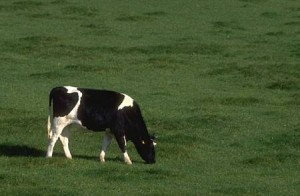
#> input picture Image_denoising_segmentation-master/data/cow.jpg, 300 x 196 px, given in place of GMM.png, which was not available
$ python noisy.py
#> lines starting #> are read from the running program, lines starting #| are printed output that depends on the picture; after the words box and inside, x2 and y2 are one past the last pixel; in counts of white or black regions, pixels touching at a corner belong together; pictures that were not available may be replaced by others from this repository, and a replacement may not be noted
import cv2
import random

def apply_threshold_and_noise(image_path, threshold_value, noise_prop, output_path):
  """
  Loads an image, applies thresholding, adds salt-and-pepper noise, and saves it.

  Args:
      image_path: Path to the input image file.
      threshold_value: Threshold value for binarization.
      noise_prop: Proportion of pixels to add noise to (0.0 to 1.0).
      output_path: Path to save the processed image.
  """
#> called with image_path = 'GMM.png', threshold_value = 127, noise_prop = 0.1, output_path = 'noisy.png'

  # Read the image in grayscale mode
  img = cv2.imread(image_path, cv2.IMREAD_GRAYSCALE)
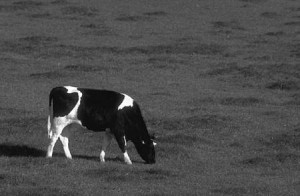
#> img: shape (196, 300); min 4, max 255, mean 75.5
#   img = cv2.resize(img, (128,72))

  # Apply thresholding with binary inversion
  ret, thresh = cv2.threshold(img, threshold_value, 255, cv2.THRESH_BINARY)
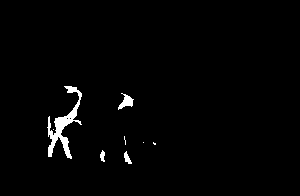
#> thresh: shape (196, 300); 1.6% white; 8 white regions (4 under 20 px), largest, box (x1, y1, x2, y2) and area: (47, 86, 82, 159) 730, (118, 93, 134, 110) 126, (124, 151, 132, 164) 54, (100, 150, 105, 162) 41
#> ret = 127

  # Add salt-and-pepper noise
  rows, cols = thresh.shape
#> rows = 196; cols = 300
  num_noise_pixels = int(noise_prop * rows * cols)
#> num_noise_pixels = 5880

  for _ in range(num_noise_pixels):
    i = random.randint(0, rows - 1)
    j = random.randint(0, cols - 1)
    if random.random() < 0.5:
      thresh[i, j] = 0  # Add black noise (salt)
    else:
      thresh[i, j] = 255  # Add white noise (pepper)
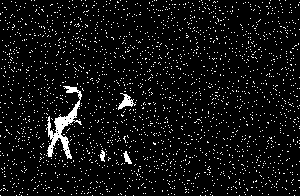
#> thresh: shape (196, 300); 6.3% white in thin lines or dots

  # Save the processed image
  cv2.imwrite(output_path, thresh)

  print(f"Image loaded from: {image_path}")
  print(f"Thresholded and noisy image saved to: {output_path}")

# Example usage (replace with your image paths and desired values)
image_path = "GMM.png"
threshold_value = 127
noise_prop = 0.1  # Adjust this value to control noise amount (0.0 to 1.0)
output_path = "noisy.png"

apply_threshold_and_noise(image_path, threshold_value, noise_prop, output_path)
